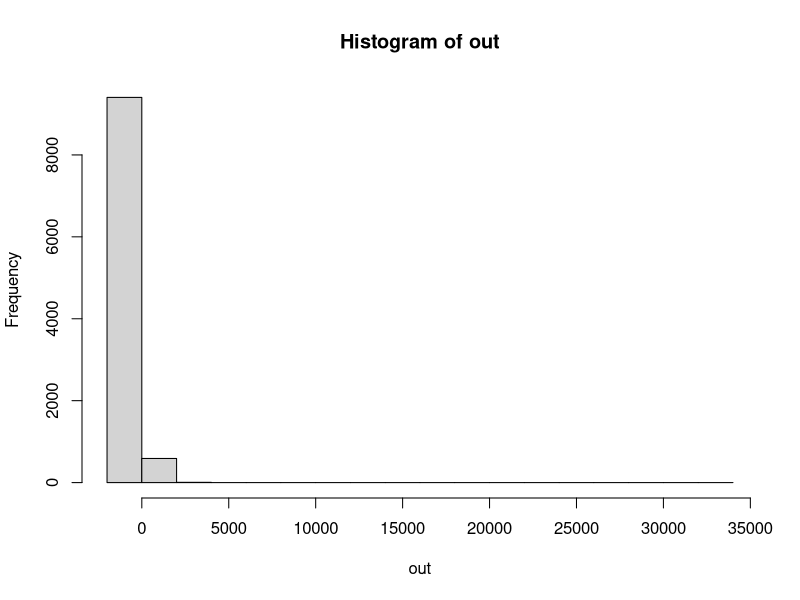
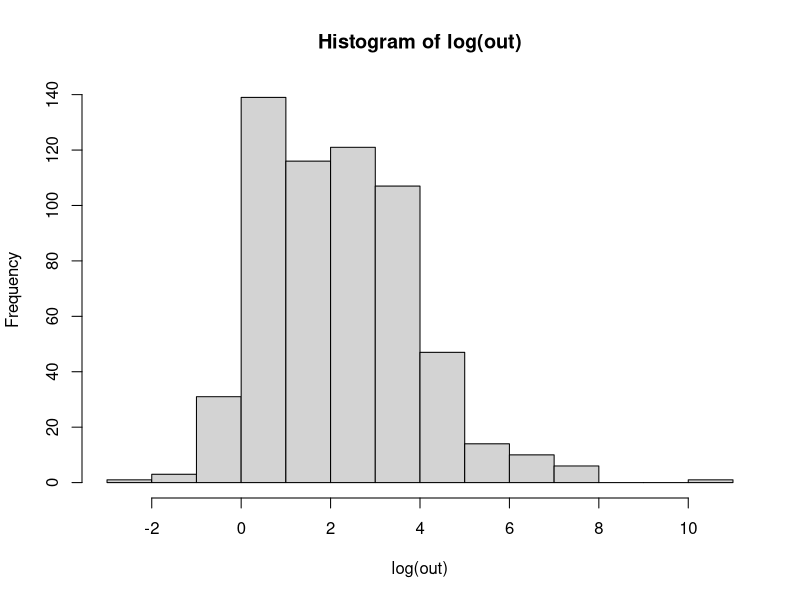

Source code (R) for these figures, in order: (Note: a time limit stopped this script after it produced the figures.)
N <- 1e+4
out <- replicate(N, mean((2^rgeom(1000, .5))-20))


hist(out)


hist(log(out))





## ST. PETERSBURG PARADOX
## ----------------------

StPetersburg <- function(n) {
  ## Simulates the St. Petersburg paradox.

  sapply(1:n, function(i) {
    pot.amount <- 1
    while (TRUE) {
      if (sample(c("H","T"), 1) == "H") pot.amount <- pot.amount*2
      else break
    }
    return(pot.amount)
  })
}

StPetersburg(1)

mean(StPetersburg(100000))
mean(StPetersburg(100000))
mean(StPetersburg(100000))
mean(StPetersburg(100000))
mean(StPetersburg(100000))
mean(StPetersburg(100000))

range(StPetersburg(100000))

## We can do our best to give a real "approximate" value.

mean(sapply(1:10000, function(i) mean(StPetersburg(10000))))



## Anybody want to play??? :)
